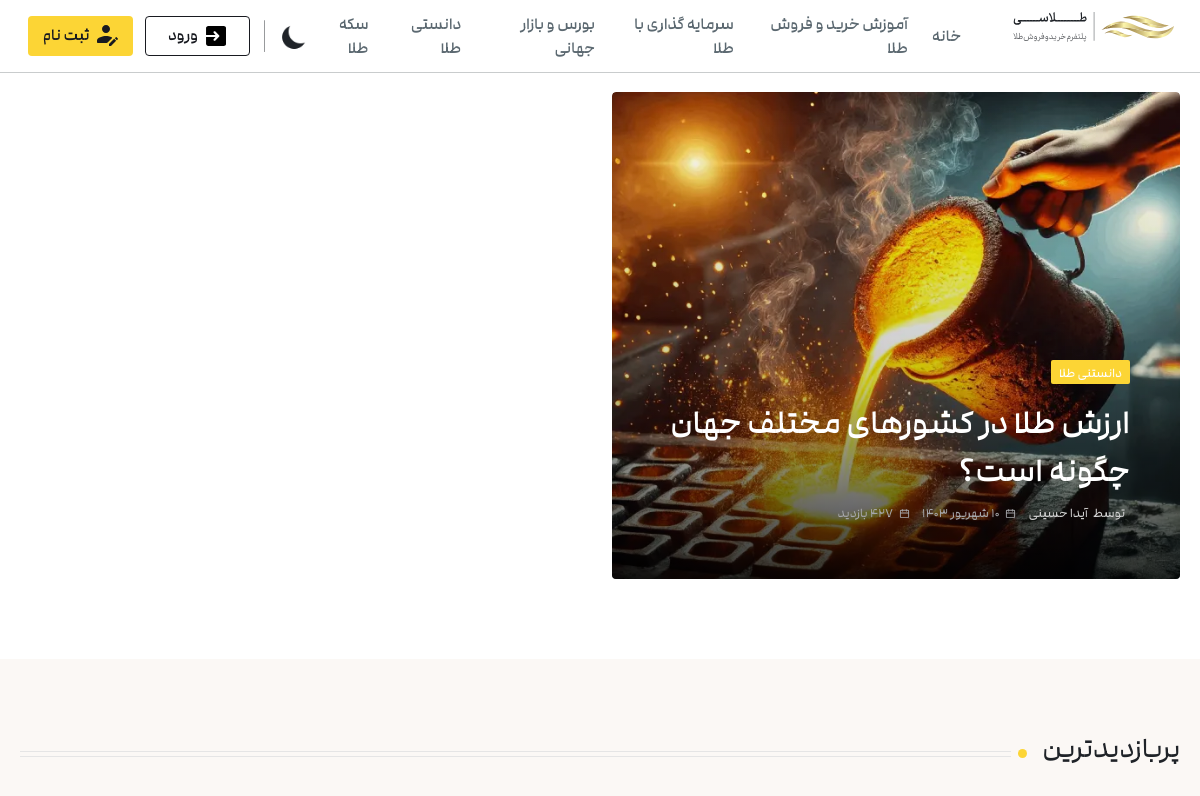
The app's page /blogs/ (upper part), older data.
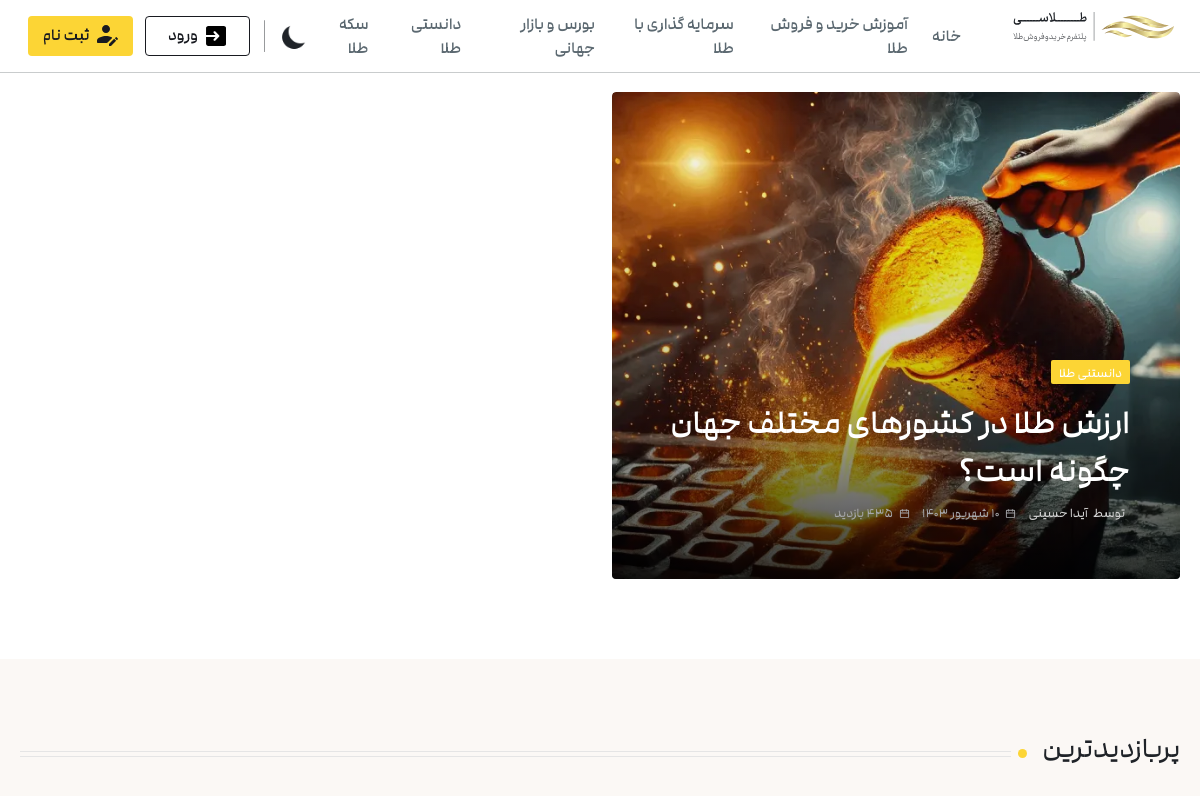
The same page, newer data.
### blog/models.py (models this page shows, shortened)
class Blog(models.Model):
    title = models.CharField(max_length=200)
    author = models.ForeignKey("Blog_author",on_delete=models.CASCADE)
    text = MarkdownxField(null=True, blank=True)
    created = models.DateTimeField(auto_now_add=True)
    blogid = models.UUIDField(default=uuid.uuid4,primary_key=True,
                              unique=True,editable=False)
    blog_image = models.ImageField(default="golzaaar.webp")
    day = models.PositiveSmallIntegerField(
        validators=[MinValueValidator(1), MaxValueValidator(30)]
    )
    month = models.CharField(choices=MONTHS, max_length=50)
    year = models.IntegerField()
    view_count = models.PositiveIntegerField(default=0)
    subject  = models.CharField(choices=PHRASES, max_length=50,default="دانستنی طلا")

class Blog_author(models.Model):
    name = models.CharField(max_length=200)
    authorid = models.UUIDField(default=uuid.uuid4,primary_key=True,
                              unique=True,editable=False)
    discription = models.TextField(null=True,blank=True)
    author_img = models.ImageField()

### blog/views.py (the view)
# urls.py: path("blogs/",views.blogs,name="blogs"),
def blogs(request):
    big_blog = Blog.objects.get(title ="ارزش طلا در کشورهای مختلف جهان چگونه است؟")
    big_side = Blog.objects.filter(subject = "آموزش خرید و فروش طلا")[:3]
    popular_blog = Blog.objects.order_by("-view_count")[:5]
    latest = Blog.objects.order_by("-created")[:12]
    best_rated = Blog.objects.annotate(average_rating=Avg('ratings__rating')).order_by('-average_rating').first()
    best_rateds = Blog.objects.annotate(average_rating=Avg('ratings__rating')).order_by('-average_rating')[1:9]
    return render(request,"blogs.html",{"bigone":big_blog,"big_side":big_side,"popular_blog":popular_blog,"latest" : latest,"best_rated":best_rated,"best_rateds":best_rateds})

### templates/blogs.html (shortened to what this page needs)
{% extends "base_blog.html" %} {% block content %}
{% load static %}
<section class="wp-page-container">
  <div class="wp-page-content">
    <div class="main-mainarticle">
      <div class="main_rightArticle">
        <article class="main_rightArticleContent">
          <img
            alt="{{bigone.title}}"
            loading="lazy"
            width="760"
            height="487"
            decoding="async"
            data-nimg="1"
            class="main_backImg"
            src="{{bigone.blog_image.url}}"
            style="color: transparent"
          />
          <div class="main_backLinear"></div>
          <div class="main-wp-texts">
            <a class="main_wp_itemLink" href="/mag/facts"
              ><div class="main_itemLinkContent">
                <span>{{bigone.subject}}</span>
              </div></a
            >
            <h1 class="main-wp-title">
                <a
                  href="{% url "blog" bigone.blogid %}"
                  class="underline-hover-effect"
                  >{{bigone.title}}</a
                >
            </h1>
            <ul class="moreItem_moreData moreItem_onBanner">
              <div class="moreItem_moreDataContent">
                <a class="moreItem_moreDataItem" href="/mag/@ida"
                  ><span>توسط</span
                  ><span class="moreItem_author">{{bigone.author.name}}</span></a
                >
              </div>
              <div class="moreItem_moreDataContent">
                <li class="moreItem_moreDataItem">
                  <img
                    alt="تاریخ انتشار مقاله"
                    loading="lazy"
                    width="11"
                    height="11"
                    decoding="async"
                    data-nimg="1"
                    src="{% static "img/calender.svg" %}"
                    style="color: transparent"
                  /><span>{{bigone.day}} {{bigone.month}} {{bigone.year}}</span>
                </li>
              </div>
              <div class="moreItem_moreDataContent">
                <li class="moreItem_moreDataItem">
                  <img
                    alt="تاریخ انتشار مقاله"
                    loading="lazy"
                    width="11"
                    height="11"
                    decoding="async"
                    data-nimg="1"
                    src="{% static "img/calender.svg" %}"
                    style="color: transparent"
                  /><span>{{bigone.view_count}} بازدید</span>
                </li>
              </div>
            </ul>
          </div>
        </article>
      </div>
      <div class="main_leftArticles">
      </div>
    </div>
  </div>
</section>
<section class="wp-page-container main_popularArticlesContainer">
  <div class="wp-page-content">
    <div class="main_popularArticles">
      <div class="sectionTitle_sectionTopTitle">
        <h3>پربازدیدترین</h3>
        <div class="sectionTitle_titleDot"></div>
        <div class="sectionTitle_titleLines">
          <div class="sectionTitle_titleLine"></div>
          <div class="sectionTitle_titleLine"></div>
        </div>
      </div>
    </div>
  </div>
</section>
{% endblock content %}

Row changes from the older to the newer data that the page shows:
changed Blog "ارزش طلا در کشورهای مختلف جهان چگونه است؟": view_count "427" → "435"
